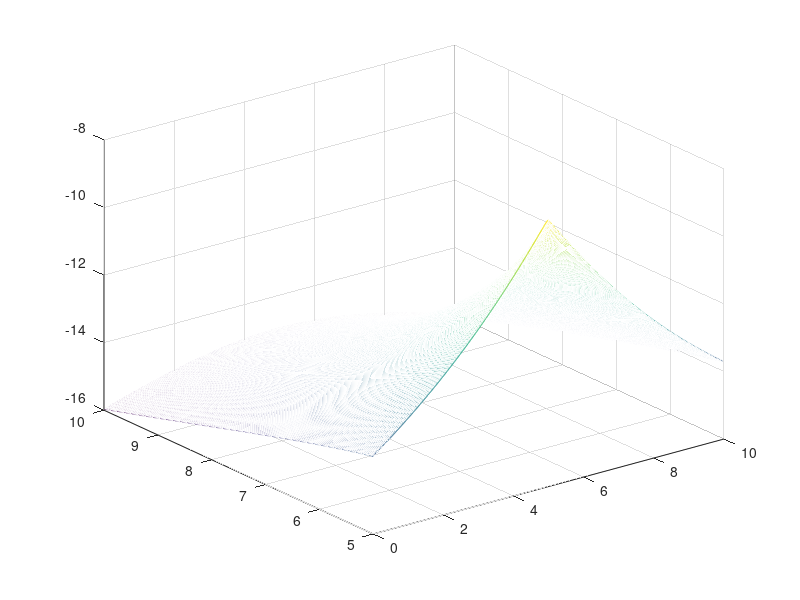

Reproduce this figure in MATLAB. (Note: this script raises an error after producing the figure.)
X=0:0.01:10;
Y=5.01:0.01:10;

f = zeros(500, 1001);
for i = 1:1001
    for j = 1:500
        x = (i-1)*0.01;
        y = (j+500)*0.01;
        if x == 5
            f(j, i) = -0.5*y*log(y^2+(x-5)^2)-x*pi/2-5*atan((x-5)/y)+0.5*(y-5)*log((x-5)^2+(y-5)^2)+x*pi/2+5*atan((x-5)/(y-5));
        else
            f(j, i) = -0.5*y*log(y^2+(x-5)^2)+x*atan(y/(5-x))-5*atan((x-5)/y)+0.5*(y-5)*log((x-5)^2+(y-5)^2)+x*atan((y-5)/(x-5))+5*atan((x-5)/(y-5));
        end
    end
end

[x,y] = meshgrid(X, Y);
mesh(x,y,f)
colorbar('v')
colormap('jet')
xlabel('x')
ylabel('y')